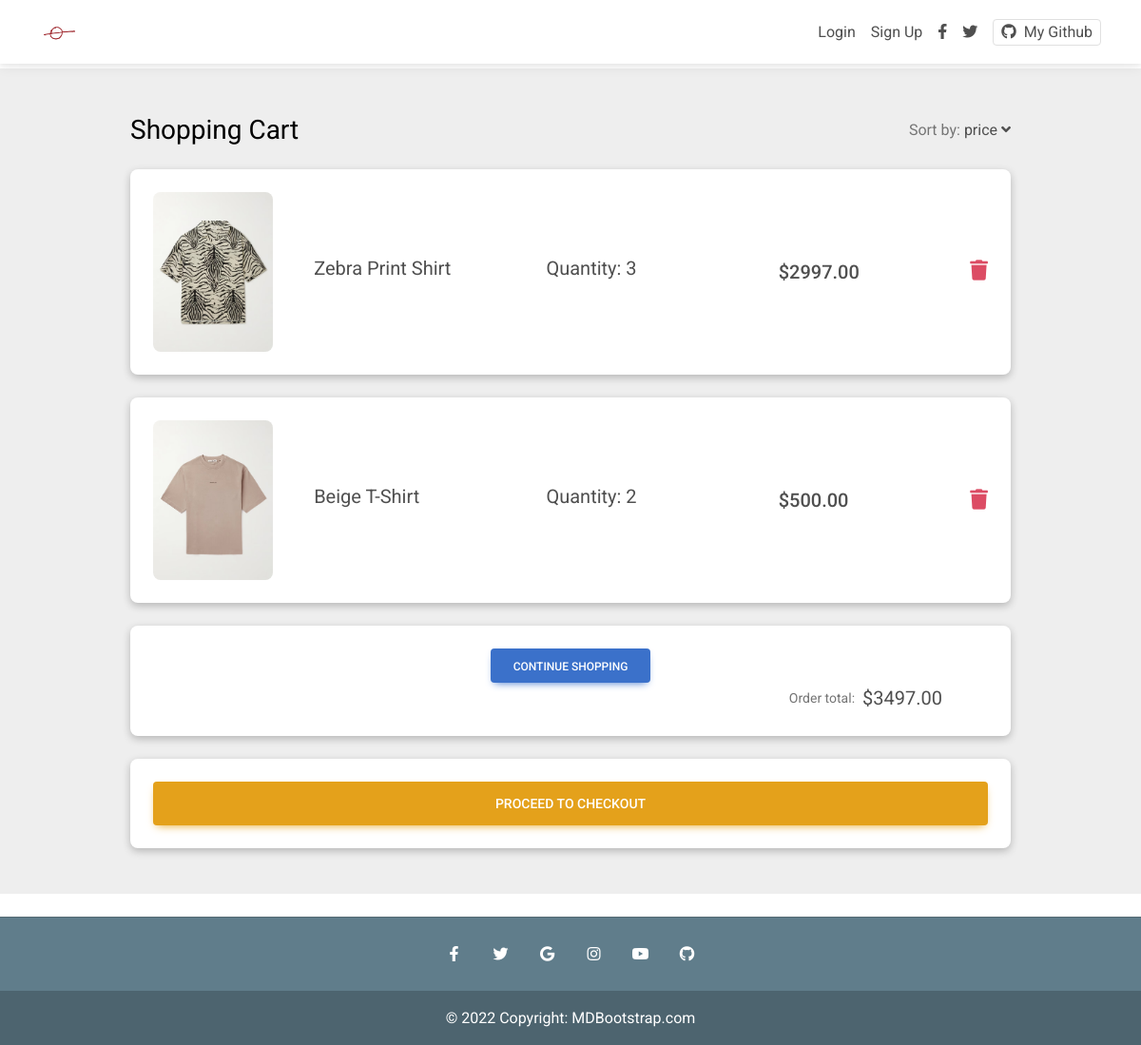
Before: /summary/3/ with the older database file.
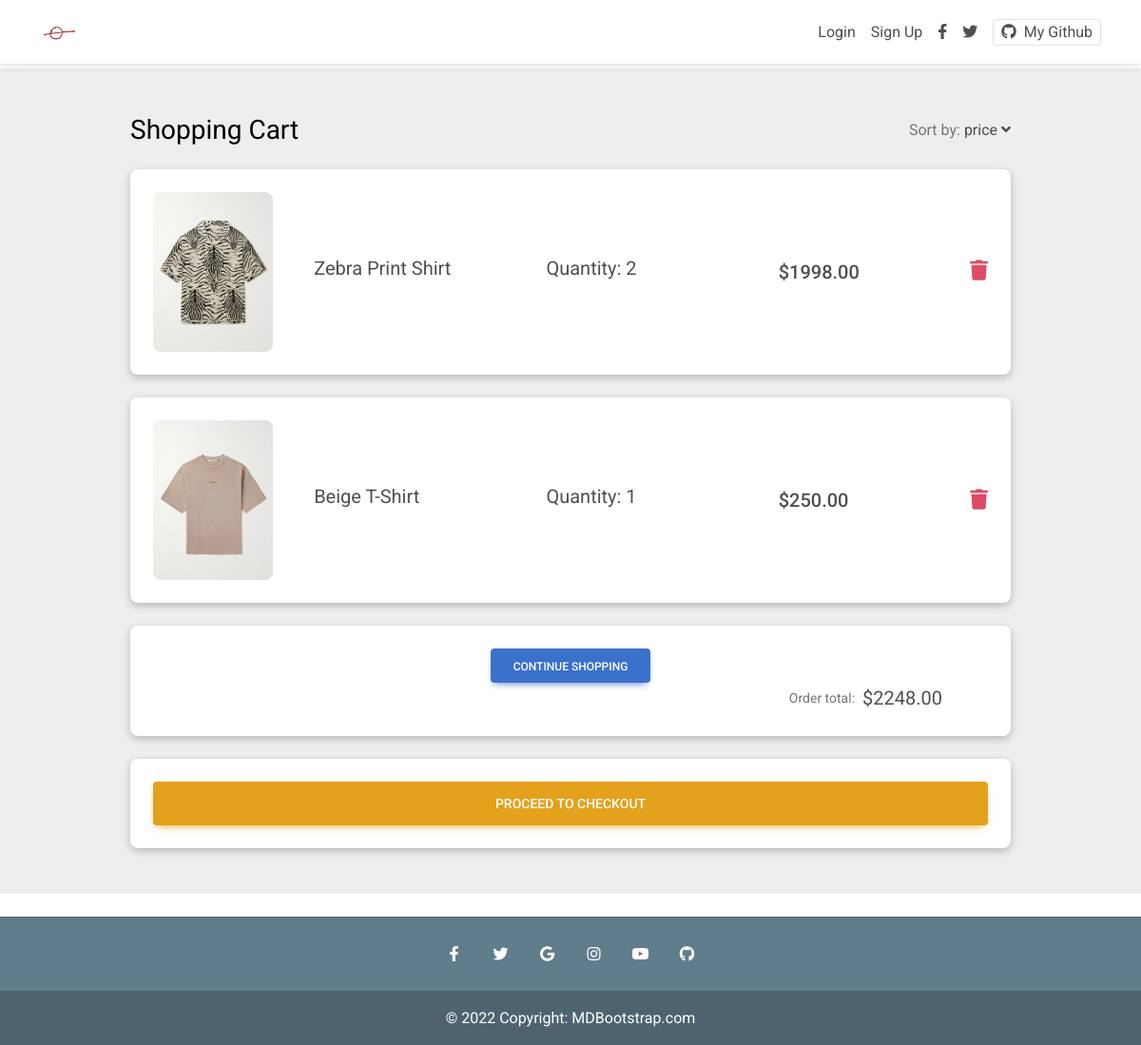
After: the same page with the newer database file.
### myapp/models.py (models this page shows, shortened)
class OrderItem(models.Model):
    user = models.ForeignKey(settings.AUTH_USER_MODEL,
                             on_delete=models.CASCADE)
    item = models.ForeignKey(Item, on_delete=models.CASCADE)
    quantity = models.IntegerField(default=1)
    ordered = models.BooleanField(default=False)
    def total_price_calc(self):
        return self.quantity*self.item.price

class Item(models.Model):
    title = models.CharField(max_length=100)
    price = models.DecimalField(decimal_places=2, max_digits=10)
    discount = models.DecimalField(
        decimal_places=2, max_digits=10, null=True, blank=True)
    category = models.CharField(choices=CATEGORY_CHOICES, max_length=2)
    label = models.CharField(choices=LABEL_CHOICES, max_length=1)
    slug = models.SlugField()
    description = models.TextField()
    file_name = models.CharField(max_length=50)

class Order(models.Model):
    user = models.ForeignKey(settings.AUTH_USER_MODEL,
                             on_delete=models.CASCADE)
    ordered = models.BooleanField(default=False)
    items = models.ManyToManyField(OrderItem)
    start_date = models.DateTimeField(auto_now_add=True)
    ordered_date = models.DateTimeField(auto_now_add=True)
    def get_total(self):
        total = 0
        for item in self.items.all():
            if item.item.discount:
                total += item.get_discount_price()
            else:
                total += item.total_price_calc()
        return total

### myapp/views.py (the view)
# urls.py: path('summary/<pk>/', views.OrderView.as_view(), name='summary'),
class OrderView(DetailView):
    model = Order
    template_name = 'summary.html'

### templates/summary.html
{% extends "index.html" %} {% load static %}
{% block content %}
<section class="h-100" style="background-color: #eee;">
    <div class="container h-100 py-5">
      <div class="row d-flex justify-content-center align-items-center h-100">
        <div class="col-10">
          <div class="d-flex justify-content-between align-items-center mb-4">
            <h3 class="fw-normal mb-0 text-black">Shopping Cart</h3>
            <div>
              <p class="mb-0"><span class="text-muted">Sort by:</span> <a href="#!" class="text-body">price <i
                    class="fas fa-angle-down mt-1"></i></a></p>
            </div>
          </div>
          {% for obj in object.items.all %}
          <div class="card rounded-3 mb-4">
            <div class="card-body p-4">
              <div class="row d-flex justify-content-between align-items-center">
                <div class="col-md-2 col-lg-2 col-xl-2">
                <img
                  src="{% static obj.item.file_name %}"
                  class="img-fluid rounded-3" alt="{{ obj.item.slug }}">
                </div>
                <div class="col-md-3 col-lg-3 col-xl-3">
                  <p class="lead fw-normal mb-2">{{ obj.item.title }}</p>
                </div>
                <div class="col-md-3 col-lg-3 col-xl-2 d-flex">
                  <p class="lead fw-normal mb-2">Quantity: {{ obj.quantity }}</p>
                </div>
                <div class="col-md-3 col-lg-2 col-xl-2 offset-lg-1">
                  {% if obj.item.discount %}
                  <h5 class="mb-0">${{ obj.get_discount_price }}</h5>
                  {% else %}
                  <h5 class="mb-0">${{ obj.total_price_calc }}</h5>
                  {% endif %}
                </div>
                <div class="col-md-1 col-lg-1 col-xl-1 text-end">
                  <a href="{% url 'myapp:remove-from-cart' obj.item.slug %}" class="text-danger"><i class="fas fa-trash fa-lg"></i></a>
                </div>
              </div>
            </div>
          </div>
          {% endfor %}
          <div class="card mb-4">
            <div class="card-body p-4">
                <div class="col-md-12 text-center">
                  <a href="{% url 'myapp:home' %}" class="btn btn-primary">Continue Shopping</a>
                </div>
                <div class="float-end">
                <p class="mb-0 me-5 d-flex align-items-center">
                    <span class="small text-muted me-2">Order total:</span> <span class="lead fw-normal">${{ object.get_total }}</span>
                </p>
                </div>
            </div>
          </div>
          <div class="card">
            <div class="card-body">
              <a class="btn btn-warning btn-block btn-lg" href="{% url 'myapp:checkout' object.id %}">Proceed to Checkout</a>
            </div>
          </div>
        </div>
      </div>
    </div>
  </section>
{% endblock content %}

Changed rows visible on the page:
changed OrderItem "Zebra Print Shirt": quantity "3" → "2"; total_price_calc "2997.00" → "1998.00"
changed OrderItem "Beige T-Shirt": quantity "2" → "1"; total_price_calc "500.00" → "250.00"
changed through a linked row, Order: get_total "3497.00" → "2248.00"
